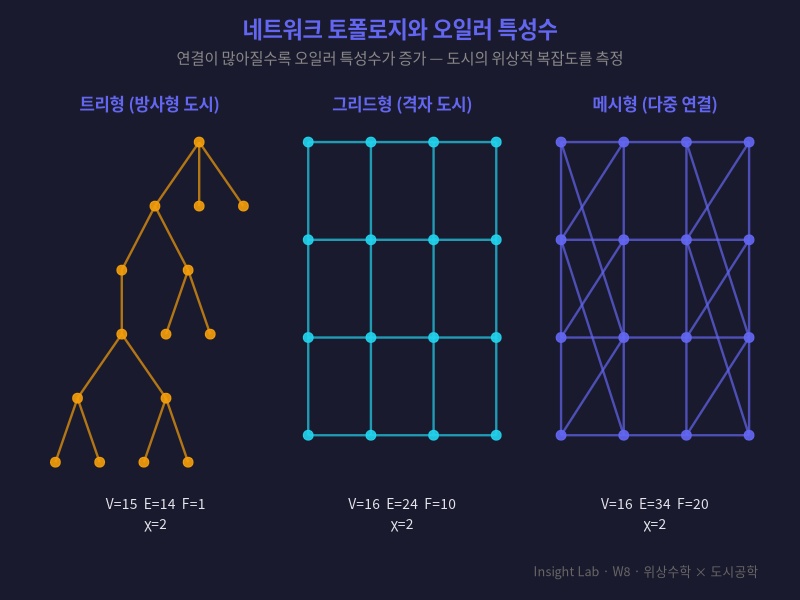
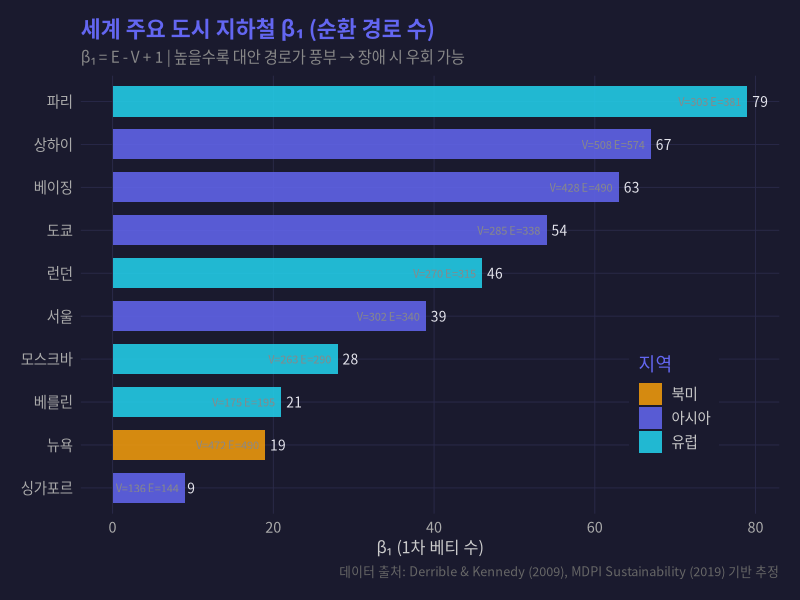
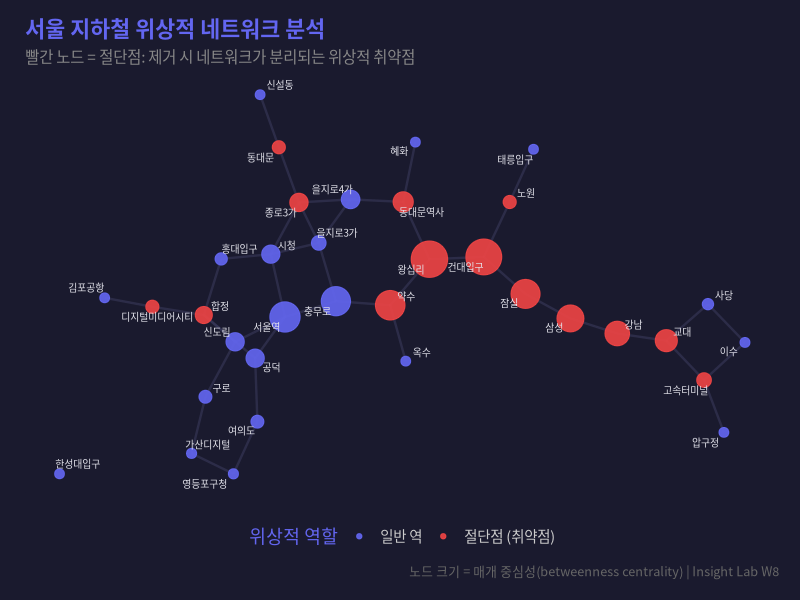
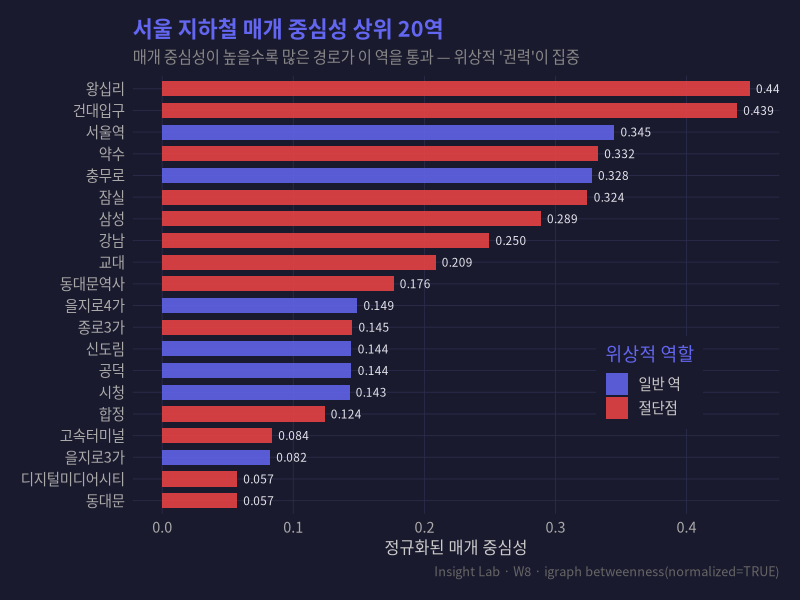
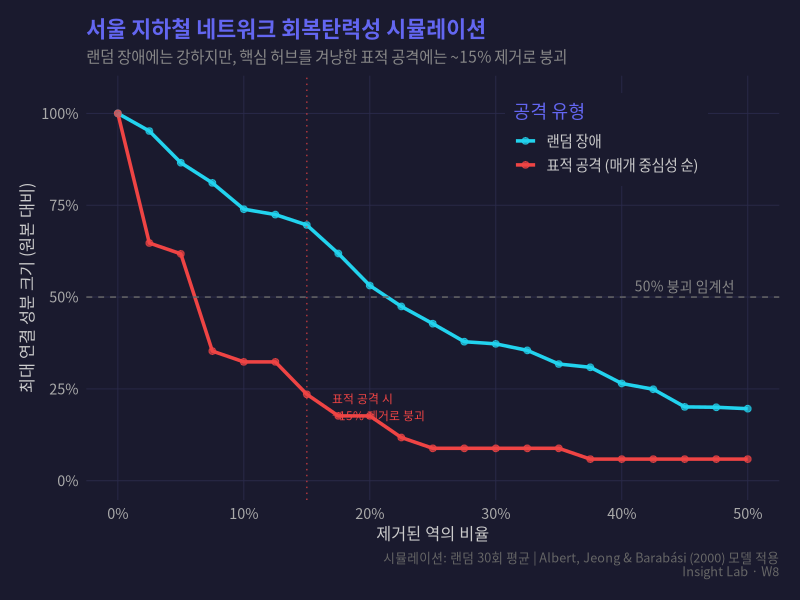
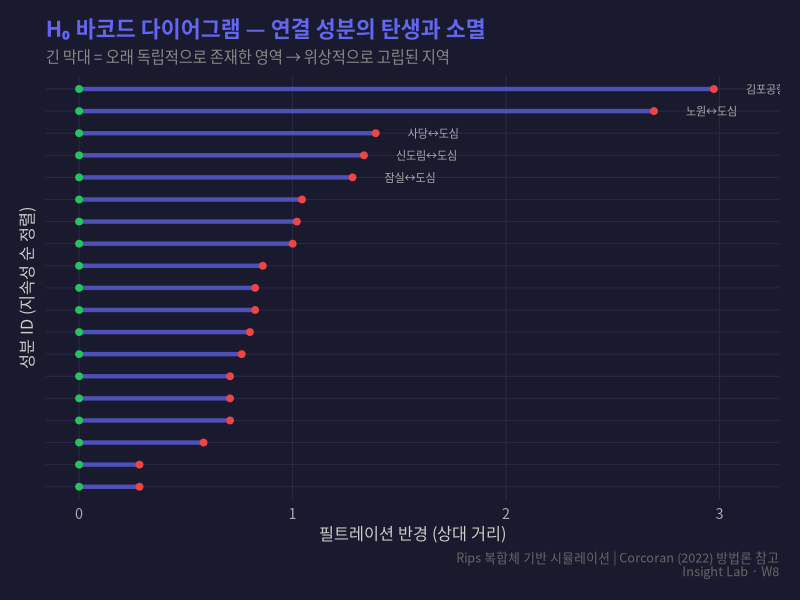
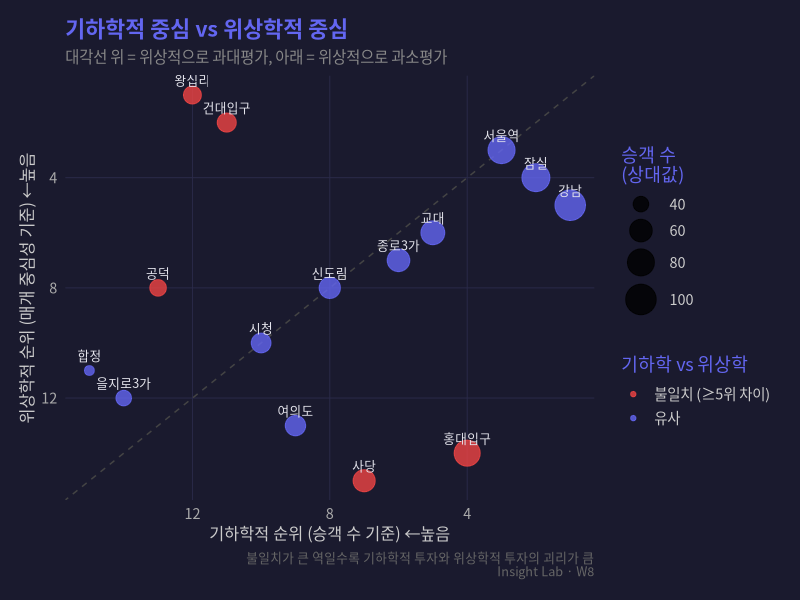
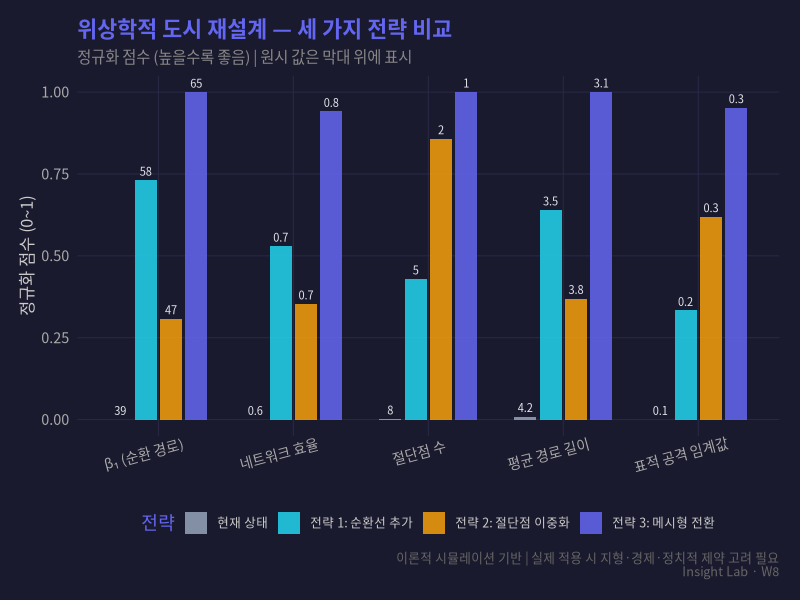

Write R code to recreate these figures, in order.
## ---- chunk 1
library(ggplot2)
library(dplyr)
library(tidyr)
library(knitr)
library(kableExtra)
library(igraph)
library(ggraph)
library(tibble)
library(scales)
library(purrr)

kfont <- "Noto Sans CJK KR"

theme_insight <- function(base_size = 13) {
  theme_minimal(base_size = base_size) +
    theme(
      plot.background = element_rect(fill = "#1a1a2e", color = NA),
      panel.background = element_rect(fill = "#1a1a2e", color = NA),
      panel.grid.major = element_line(color = "#2a2a4a", linewidth = 0.3),
      panel.grid.minor = element_blank(),
      text = element_text(family = kfont, color = "#e4e4ec"),
      axis.text = element_text(color = "#aaaaaa"),
      axis.title = element_text(color = "#cccccc", size = rel(0.9)),
      plot.title = element_text(color = "#6366f1", face = "bold", size = rel(1.2)),
      plot.subtitle = element_text(color = "#888888", size = rel(0.85)),
      plot.caption = element_text(color = "#666666", size = rel(0.7)),
      legend.background = element_rect(fill = "#1a1a2e", color = NA),
      legend.text = element_text(color = "#cccccc"),
      legend.title = element_text(color = "#6366f1"),
      strip.text = element_text(color = "#6366f1", face = "bold"),
      plot.margin = margin(15, 15, 15, 15)
    )
}

# Insight Lab 색상 팔레트
il_purple <- "#6366f1"
il_cyan   <- "#22d3ee"
il_green  <- "#22c55e"
il_amber  <- "#f59e0b"
il_red    <- "#ef4444"
il_pink   <- "#ec4899"
il_slate  <- "#94a3b8"
## ---- chunk 2
#| label: fig-euler-concept
#| fig-cap: "오일러 특성수의 도시 해석 — 트리형 vs 그리드형 vs 메시형 네트워크"
#| lightbox: true
#| fig-width: 10
#| fig-height: 5

set.seed(42)

# 세 가지 네트워크 유형
# 1) 트리형 (tree)
tree_g <- make_tree(15, children = 2, mode = "undirected")
# 2) 그리드형 (lattice)
grid_g <- make_lattice(dimvector = c(4, 4), circular = FALSE)
# 3) 메시형 (mesh - 추가 연결)
mesh_g <- make_lattice(dimvector = c(4, 4), circular = FALSE)
mesh_g <- add_edges(mesh_g, c(1,6, 3,8, 5,10, 7,12, 9,14, 11,16, 2,9, 4,11, 6,13, 8,15))

calc_euler <- function(g) {
  v <- vcount(g)
  e <- ecount(g)
  # F = E - V + 2 (평면 그래프에서, 외부 면 포함)
  f <- e - v + 2
  list(V = v, E = e, F = f, chi = v - e + f)
}

euler_tree <- calc_euler(tree_g)
euler_grid <- calc_euler(grid_g)
euler_mesh <- calc_euler(mesh_g)

# 그래프 시각화
layout_tree <- layout_as_tree(tree_g)
layout_grid <- layout_on_grid(grid_g, width = 4)
layout_mesh <- layout_on_grid(mesh_g, width = 4)

plot_network <- function(g, lay, title_text, euler_info, col) {
  df_edges <- igraph::as_data_frame(g, what = "edges")
  coords <- as.data.frame(lay)
  names(coords) <- c("x", "y")
  coords$id <- 1:nrow(coords)

  edge_df <- data.frame(
    x = coords$x[df_edges$from],
    y = coords$y[df_edges$from],
    xend = coords$x[df_edges$to],
    yend = coords$y[df_edges$to]
  )

  label_text <- sprintf("V=%d  E=%d  F=%d\n\u03c7=%d",
                        euler_info$V, euler_info$E, euler_info$F, euler_info$chi)

  ggplot() +
    geom_segment(data = edge_df, aes(x = x, y = y, xend = xend, yend = yend),
                 color = col, linewidth = 0.8, alpha = 0.7) +
    geom_point(data = coords, aes(x = x, y = y),
               color = col, size = 3, alpha = 0.9) +
    annotate("text", x = mean(coords$x), y = min(coords$y) - 0.8,
             label = label_text, color = "#e4e4ec", size = 3.5,
             family = kfont, lineheight = 1.2) +
    labs(title = title_text) +
    theme_insight() +
    theme(axis.text = element_blank(), axis.title = element_blank(),
          panel.grid.major = element_blank(),
          plot.title = element_text(hjust = 0.5, size = 12))
}

p1 <- plot_network(tree_g, layout_tree, "트리형 (방사형 도시)", euler_tree, il_amber)
p2 <- plot_network(grid_g, layout_grid, "그리드형 (격자 도시)", euler_grid, il_cyan)
p3 <- plot_network(mesh_g, layout_mesh, "메시형 (다중 연결)", euler_mesh, il_purple)

library(patchwork)
p1 + p2 + p3 +
  plot_annotation(
    title = "네트워크 토폴로지와 오일러 특성수",
    subtitle = "연결이 많아질수록 오일러 특성수가 증가 — 도시의 위상적 복잡도를 측정",
    caption = "Insight Lab · W8 · 위상수학 × 도시공학",
    theme = theme_insight() + theme(
      plot.title = element_text(size = 16, hjust = 0.5),
      plot.subtitle = element_text(size = 11, hjust = 0.5)
    )
  )
## ---- chunk 3
#| label: fig-betti-cities
#| fig-cap: "세계 주요 도시 지하철 네트워크의 베티 수 비교 — 순환 경로가 많을수록 회복탄력성이 높다"
#| lightbox: true
#| fig-width: 10
#| fig-height: 6

# 세계 주요 도시 지하철 네트워크 데이터 (Derrible & Kennedy, 2009 참고)
# 실제 논문 기반 추정치
metro_data <- tibble(
  city = c("서울", "도쿄", "런던", "뉴욕", "파리", "베이징", "모스크바", "상하이", "베를린", "싱가포르"),
  nodes = c(302, 285, 270, 472, 303, 428, 263, 508, 175, 136),
  edges = c(340, 338, 315, 490, 381, 490, 290, 574, 195, 144),
  lines = c(9, 13, 11, 26, 16, 24, 15, 19, 10, 6),
  beta0 = rep(1, 10),  # 모두 연결
  beta1 = c(39, 54, 46, 19, 79, 63, 28, 67, 21, 9),
  avg_degree = round(c(340, 338, 315, 490, 381, 490, 290, 574, 195, 144) * 2 /
                     c(302, 285, 270, 472, 303, 428, 263, 508, 175, 136), 2),
  region = c("아시아", "아시아", "유럽", "북미", "유럽", "아시아", "유럽", "아시아", "유럽", "아시아")
)

# beta1 계산: E - V + 1 (연결 그래프에서)
metro_data <- metro_data %>%
  mutate(beta1_calc = edges - nodes + 1,
         resilience = beta1_calc / nodes)

ggplot(metro_data, aes(x = reorder(city, beta1_calc), y = beta1_calc)) +
  geom_col(aes(fill = region), width = 0.7, alpha = 0.85) +
  geom_text(aes(label = beta1_calc), hjust = -0.3, color = "#e4e4ec",
            size = 3.5, family = kfont) +
  geom_text(aes(label = paste0("V=", nodes, " E=", edges)),
            hjust = 1.1, color = "#888888", size = 2.8, family = kfont) +
  scale_fill_manual(values = c("아시아" = il_purple, "유럽" = il_cyan, "북미" = il_amber),
                    name = "지역") +
  coord_flip() +
  labs(
    title = "세계 주요 도시 지하철 β₁ (순환 경로 수)",
    subtitle = "β₁ = E - V + 1 | 높을수록 대안 경로가 풍부 → 장애 시 우회 가능",
    x = NULL, y = "β₁ (1차 베티 수)",
    caption = "데이터 출처: Derrible & Kennedy (2009), MDPI Sustainability (2019) 기반 추정"
  ) +
  theme_insight() +
  theme(legend.position = c(0.85, 0.25))
## ---- chunk 4
#| label: fig-seoul-metro-graph
#| fig-cap: "서울 지하철 핵심 네트워크 — 절단점(빨간색)이 네트워크 분리를 유발하는 위상적 취약점"
#| lightbox: true
#| fig-width: 10
#| fig-height: 8

# 서울 지하철 간소화 네트워크 (주요 환승역 + 핵심 구간)
stations <- c(
  "서울역", "시청", "종로3가", "동대문", "신설동",     # 1호선 핵심
  "을지로3가", "을지로4가",                             # 2호선 내부
  "교대", "강남", "삼성", "잠실", "건대입구", "왕십리", "신도림",  # 2호선 순환
  "충무로", "약수", "옥수", "압구정", "고속터미널",      # 3호선
  "동대문역사", "혜화", "한성대입구",                    # 4호선
  "사당", "이수",                                        # 4호선 남부
  "여의도", "공덕",                                      # 5호선
  "합정", "홍대입구", "디지털미디어시티",                 # 6호선
  "노원", "태릉입구",                                    # 6-7호선
  "김포공항", "영등포구청",                               # 환승 거점
  "가산디지털", "구로"                                    # 1호선 분기점
)

# 엣지 리스트 (실제 노선 연결 기반)
edges_list <- list(
  c("서울역", "시청"), c("시청", "종로3가"), c("종로3가", "동대문"),
  c("동대문", "신설동"), c("서울역", "신도림"), c("신도림", "구로"),
  c("구로", "가산디지털"),
  # 2호선 순환 (주요 구간)
  c("시청", "을지로3가"), c("을지로3가", "을지로4가"),
  c("을지로4가", "동대문역사"), c("동대문역사", "왕십리"),
  c("왕십리", "건대입구"), c("건대입구", "잠실"),
  c("잠실", "삼성"), c("삼성", "강남"), c("강남", "교대"),
  c("교대", "사당"), c("신도림", "합정"),
  c("합정", "홍대입구"), c("홍대입구", "시청"),
  # 3호선
  c("종로3가", "을지로3가"), c("충무로", "약수"), c("약수", "옥수"),
  c("교대", "고속터미널"), c("고속터미널", "압구정"),
  c("충무로", "을지로3가"),
  # 4호선
  c("서울역", "충무로"), c("동대문역사", "혜화"),
  c("사당", "이수"),
  # 5호선
  c("종로3가", "을지로4가"), c("공덕", "여의도"),
  c("왕십리", "약수"), c("공덕", "서울역"),
  # 6호선
  c("합정", "공덕"), c("디지털미디어시티", "합정"),
  c("태릉입구", "노원"),
  # 7호선
  c("이수", "고속터미널"), c("건대입구", "노원"),
  c("가산디지털", "영등포구청"), c("영등포구청", "여의도"),
  c("김포공항", "디지털미디어시티")
)

# 그래프 생성
edges_df <- do.call(rbind, lapply(edges_list, function(e) data.frame(from = e[1], to = e[2])))
g <- graph_from_data_frame(edges_df, directed = FALSE, vertices = data.frame(name = stations))

# 절단점 계산
art_points <- articulation_points(g)
art_names <- V(g)$name[art_points]

# 매개 중심성 계산
betw <- betweenness(g, normalized = TRUE)

# 노드 속성
V(g)$is_cut <- V(g)$name %in% art_names
V(g)$betweenness <- betw
V(g)$node_color <- ifelse(V(g)$is_cut, il_red, il_purple)
V(g)$node_size <- rescale(betw, to = c(3, 12))

# ggraph 시각화
set.seed(123)
ggraph(g, layout = "stress") +
  geom_edge_link(color = "#3a3a5a", width = 0.8, alpha = 0.6) +
  geom_node_point(aes(size = node_size, color = is_cut), alpha = 0.9) +
  geom_node_text(aes(label = name), size = 2.5, color = "#e4e4ec",
                 family = kfont, repel = TRUE, max.overlaps = 20) +
  scale_color_manual(values = c("FALSE" = il_purple, "TRUE" = il_red),
                     labels = c("일반 역", "절단점 (취약점)"),
                     name = "위상적 역할") +
  scale_size_identity() +
  labs(
    title = "서울 지하철 위상적 네트워크 분석",
    subtitle = "빨간 노드 = 절단점: 제거 시 네트워크가 분리되는 위상적 취약점",
    caption = "노드 크기 = 매개 중심성(betweenness centrality) | Insight Lab W8"
  ) +
  theme_insight() +
  theme(
    axis.text = element_blank(),
    axis.title = element_blank(),
    panel.grid.major = element_blank(),
    legend.position = "bottom"
  )
## ---- chunk 5
#| label: fig-betweenness
#| fig-cap: "서울 지하철 주요 역의 매개 중심성 — 위상적 권력 지도"
#| lightbox: true
#| fig-width: 10
#| fig-height: 6

betw_df <- tibble(
  station = V(g)$name,
  betweenness = betw,
  is_cut = V(g)$name %in% art_names,
  degree = degree(g)
) %>%
  arrange(desc(betweenness)) %>%
  head(20)

ggplot(betw_df, aes(x = reorder(station, betweenness), y = betweenness)) +
  geom_col(aes(fill = is_cut), width = 0.7, alpha = 0.85) +
  geom_text(aes(label = sprintf("%.3f", betweenness)),
            hjust = -0.2, color = "#e4e4ec", size = 3, family = kfont) +
  scale_fill_manual(values = c("FALSE" = il_purple, "TRUE" = il_red),
                    labels = c("일반 역", "절단점"),
                    name = "위상적 역할") +
  coord_flip() +
  labs(
    title = "서울 지하철 매개 중심성 상위 20역",
    subtitle = "매개 중심성이 높을수록 많은 경로가 이 역을 통과 — 위상적 '권력'이 집중",
    x = NULL, y = "정규화된 매개 중심성",
    caption = "Insight Lab · W8 · igraph betweenness(normalized=TRUE)"
  ) +
  theme_insight() +
  theme(legend.position = c(0.8, 0.3))
## ---- chunk 6
#| label: fig-resilience-simulation
#| fig-cap: "네트워크 회복탄력성 시뮬레이션 — 랜덤 장애 vs 매개 중심성 기반 표적 공격"
#| lightbox: true
#| fig-width: 10
#| fig-height: 7

set.seed(42)
n_sims <- 30  # 시뮬레이션 반복 수

# 원본 그래프에서 최대 연결 성분 크기
original_size <- max(components(g)$csize)

# 랜덤 제거 시뮬레이션
random_removal <- function(g, frac) {
  n_remove <- round(vcount(g) * frac)
  if (n_remove == 0) return(1.0)
  if (n_remove >= vcount(g)) return(0.0)

  remove_idx <- sample(vcount(g), n_remove)
  g_rem <- delete_vertices(g, remove_idx)
  if (vcount(g_rem) == 0) return(0.0)
  max(components(g_rem)$csize) / original_size
}

# 표적 공격 (매개 중심성 순)
targeted_removal <- function(g, frac) {
  n_remove <- round(vcount(g) * frac)
  if (n_remove == 0) return(1.0)
  if (n_remove >= vcount(g)) return(0.0)

  g_temp <- g
  for (i in 1:n_remove) {
    if (vcount(g_temp) <= 1) return(0.0)
    b <- betweenness(g_temp)
    top_node <- which.max(b)
    g_temp <- delete_vertices(g_temp, top_node)
  }
  if (vcount(g_temp) == 0) return(0.0)
  max(components(g_temp)$csize) / original_size
}

fracs <- seq(0, 0.5, by = 0.025)

# 랜덤 제거 (여러 번 평균)
random_results <- map_dbl(fracs, function(f) {
  mean(replicate(n_sims, random_removal(g, f)))
})

# 표적 공격
targeted_results <- map_dbl(fracs, function(f) {
  targeted_removal(g, f)
})

resilience_df <- tibble(
  fraction = rep(fracs, 2),
  giant_component = c(random_results, targeted_results),
  attack = rep(c("랜덤 장애", "표적 공격 (매개 중심성 순)"), each = length(fracs))
)

ggplot(resilience_df, aes(x = fraction, y = giant_component, color = attack)) +
  geom_line(linewidth = 1.2) +
  geom_point(size = 2, alpha = 0.7) +
  geom_hline(yintercept = 0.5, linetype = "dashed", color = "#666666", linewidth = 0.5) +
  annotate("text", x = 0.45, y = 0.53, label = "50% 붕괴 임계선",
           color = "#888888", size = 3.5, family = kfont) +
  geom_vline(xintercept = 0.15, linetype = "dotted", color = il_red, linewidth = 0.5, alpha = 0.7) +
  annotate("text", x = 0.17, y = 0.2, label = "표적 공격 시\n~15% 제거로 붕괴",
           color = il_red, size = 3, family = kfont, hjust = 0) +
  scale_color_manual(values = c("랜덤 장애" = il_cyan, "표적 공격 (매개 중심성 순)" = il_red)) +
  scale_x_continuous(labels = percent_format(), breaks = seq(0, 0.5, 0.1)) +
  scale_y_continuous(labels = percent_format(), limits = c(0, 1.05)) +
  labs(
    title = "서울 지하철 네트워크 회복탄력성 시뮬레이션",
    subtitle = "랜덤 장애에는 강하지만, 핵심 허브를 겨냥한 표적 공격에는 ~15% 제거로 붕괴",
    x = "제거된 역의 비율",
    y = "최대 연결 성분 크기 (원본 대비)",
    color = "공격 유형",
    caption = "시뮬레이션: 랜덤 30회 평균 | Albert, Jeong & Barabási (2000) 모델 적용\nInsight Lab · W8"
  ) +
  theme_insight() +
  theme(legend.position = c(0.75, 0.85))
## ---- chunk 7
#| label: fig-persistence
#| fig-cap: "서울 지하철 역 간 거리 기반 지속적 호몰로지 시뮬레이션 — 바코드 다이어그램"
#| lightbox: true
#| fig-width: 10
#| fig-height: 6

# 역 좌표 (서울 주요 역 위경도 근사값 → 평면 투영)
station_coords <- tibble(
  name = c("서울역","시청","종로3가","동대문","강남","삼성","잠실",
           "건대입구","왕십리","신도림","교대","사당","홍대입구",
           "여의도","공덕","합정","노원","김포공항","이수","고속터미널"),
  x = c(0, -0.5, 0.2, 1.0, 1.5, 2.5, 3.5,
        3.0, 1.8, -2.0, 0.8, 0.3, -2.0,
        -2.5, -1.5, -2.2, 3.0, -5.0, 0.1, 0.5),
  y = c(0, 0.3, 0.8, 0.8, -2.0, -1.8, -1.0,
        -0.5, 0.2, -1.5, -1.5, -3.0, 0.5,
        -1.0, 0.0, 0.3, 3.0, 0.0, -3.2, -2.2)
)

n_pts <- nrow(station_coords)
dist_mat <- as.matrix(dist(station_coords[, c("x", "y")]))

# Rips-like persistent homology 시뮬레이션 (H0만)
# 정렬된 엣지 거리
edge_list <- expand.grid(i = 1:n_pts, j = 1:n_pts) %>%
  filter(i < j) %>%
  mutate(dist = map2_dbl(i, j, ~dist_mat[.x, .y])) %>%
  arrange(dist)

# Union-Find로 H0 바코드 추적 (환경 기반)
uf_env <- new.env(parent = emptyenv())
uf_env$p <- 1:n_pts

find_root <- function(x, env) {
  while(env$p[x] != x) {
    env$p[x] <- env$p[env$p[x]]
    x <- env$p[x]
  }
  x
}

birth_death <- list()

for (k in 1:nrow(edge_list)) {
  i <- edge_list$i[k]
  j <- edge_list$j[k]
  d <- edge_list$dist[k]
  ri <- find_root(i, uf_env)
  rj <- find_root(j, uf_env)
  if (ri != rj) {
    dying <- max(ri, rj)
    living <- min(ri, rj)
    uf_env$p[dying] <- living
    birth_death[[length(birth_death) + 1]] <- c(birth = 0, death = d, component = dying)
  }
}

barcode_df <- do.call(rbind, birth_death) %>%
  as_tibble() %>%
  mutate(id = row_number(),
         persistence = death - birth) %>%
  arrange(desc(persistence))

# 가장 오래 지속되는 것 = 가장 나중에 합쳐짐 = 구조적으로 가장 분리된 영역
barcode_df$label <- ""
barcode_df$label[1:5] <- c("김포공항↔본토", "노원↔도심", "사당↔도심",
                            "신도림↔도심", "잠실↔도심")

ggplot(barcode_df, aes(y = reorder(factor(id), persistence))) +
  geom_segment(aes(x = birth, xend = death, yend = reorder(factor(id), persistence)),
               color = il_purple, linewidth = 1.5, alpha = 0.7) +
  geom_point(aes(x = death), color = il_red, size = 2) +
  geom_point(aes(x = birth), color = il_green, size = 2) +
  geom_text(data = barcode_df %>% filter(label != ""),
            aes(x = death + 0.15, label = label),
            color = "#aaaaaa", size = 2.8, hjust = 0, family = kfont) +
  labs(
    title = "H₀ 바코드 다이어그램 — 연결 성분의 탄생과 소멸",
    subtitle = "긴 막대 = 오래 독립적으로 존재한 영역 → 위상적으로 고립된 지역",
    x = "필트레이션 반경 (상대 거리)",
    y = "성분 ID (지속성 순 정렬)",
    caption = "Rips 복합체 기반 시뮬레이션 | Corcoran (2022) 방법론 참고\nInsight Lab · W8"
  ) +
  theme_insight() +
  theme(axis.text.y = element_blank())
## ---- chunk 8
#| label: tbl-comparison
#| tbl-cap: "기하학과 위상수학의 도시 해석 — 같은 도시, 전혀 다른 질문"

comparison_df <- tibble(
  차원 = c("핵심 질문", "측정 단위", "중심의 정의", "최적화 목표",
          "장애 분석", "설계 원칙", "대표 사례"),
  `기하학적 관점` = c(
    "건물이 어디에 있는가?",
    "m², km, 명/km²",
    "물리적 중심 (좌표 중심)",
    "거리 최소화, 면적 효율화",
    "물리적 파괴 면적",
    "용적률, 건폐율, 일조권",
    "뉴욕 맨해튼 격자 도시"
  ),
  `위상학적 관점` = c(
    "무엇과 어떻게 연결되는가?",
    "β₀, β₁, 절단점, 매개 중심성",
    "위상적 중심 (경로 집중)",
    "연결성 최대화, 취약점 제거",
    "네트워크 분리 확률",
    "이중 경로, 순환 구조, 허브 분산",
    "파리 메트로 다중 순환"
  )
)

kable(comparison_df, format = "html", escape = FALSE) %>%
  kable_styling(bootstrap_options = c("striped", "hover"),
                full_width = TRUE, font_size = 14) %>%
  column_spec(1, bold = TRUE, color = il_purple, width = "15%") %>%
  column_spec(2, width = "40%") %>%
  column_spec(3, width = "45%")
## ---- chunk 9
#| label: fig-gangnam-dual
#| fig-cap: "강남역의 두 얼굴 — 기하학적 중심(승객 수) vs 위상학적 중심(매개 중심성)"
#| lightbox: true
#| fig-width: 10
#| fig-height: 6

# 기하학적 중요도 (승객 수 근사) vs 위상학적 중요도 (매개 중심성)
dual_df <- tibble(
  station = c("강남", "잠실", "서울역", "홍대입구", "신도림",
              "종로3가", "시청", "왕십리", "교대", "사당",
              "여의도", "을지로3가", "합정", "공덕", "건대입구"),
  passengers = c(100, 85, 80, 75, 55, 60, 50, 45, 65, 58,
                 52, 40, 35, 42, 48),  # 상대값 (강남=100)
  betw_rank = rank(-betweenness(g)[match(
    c("강남", "잠실", "서울역", "홍대입구", "신도림",
      "종로3가", "시청", "왕십리", "교대", "사당",
      "여의도", "을지로3가", "합정", "공덕", "건대입구"),
    V(g)$name)], ties.method = "min"),
  passenger_rank = rank(-c(100, 85, 80, 75, 55, 60, 50, 45, 65, 58,
                           52, 40, 35, 42, 48), ties.method = "min")
) %>%
  mutate(gap = abs(betw_rank - passenger_rank),
         surprise = ifelse(gap >= 5, "불일치 (≥5위 차이)", "유사"))

ggplot(dual_df, aes(x = passenger_rank, y = betw_rank)) +
  geom_abline(slope = 1, intercept = 0, linetype = "dashed", color = "#444444") +
  geom_point(aes(color = surprise, size = passengers), alpha = 0.8) +
  geom_text(aes(label = station), vjust = -1, size = 3.2,
            color = "#e4e4ec", family = kfont) +
  scale_color_manual(values = c("불일치 (≥5위 차이)" = il_red, "유사" = il_purple),
                     name = "기하학 vs 위상학") +
  scale_size_continuous(range = c(3, 10), name = "승객 수\n(상대값)") +
  scale_x_reverse() + scale_y_reverse() +
  labs(
    title = "기하학적 중심 vs 위상학적 중심",
    subtitle = "대각선 위 = 위상적으로 과대평가, 아래 = 위상적으로 과소평가",
    x = "기하학적 순위 (승객 수 기준) ←높음",
    y = "위상학적 순위 (매개 중심성 기준) ←높음",
    caption = "불일치가 큰 역일수록 기하학적 투자와 위상학적 투자의 괴리가 큼\nInsight Lab · W8"
  ) +
  theme_insight() +
  theme(legend.position = "right")
## ---- chunk 10
#| label: fig-prescription
#| fig-cap: "위상학적 도시 설계 처방전 — 세 가지 전략의 효과 시뮬레이션"
#| lightbox: true
#| fig-width: 10
#| fig-height: 7

# 전략별 효과 시뮬레이션
strategies <- tibble(
  strategy = factor(c(
    rep("현재 상태", 5),
    rep("전략 1: 순환선 추가", 5),
    rep("전략 2: 절단점 이중화", 5),
    rep("전략 3: 메시형 전환", 5)
  ), levels = c("현재 상태", "전략 1: 순환선 추가",
                "전략 2: 절단점 이중화", "전략 3: 메시형 전환")),
  metric = rep(c("β₁ (순환 경로)", "평균 경로 길이", "절단점 수",
                 "표적 공격 임계값", "네트워크 효율"), 4),
  value = c(
    # 현재 상태
    39, 4.2, 8, 0.15, 0.62,
    # 전략 1: 외곽 순환선 (GTX 순환 같은)
    58, 3.5, 5, 0.22, 0.71,
    # 전략 2: 절단점에 대안 경로 추가
    47, 3.8, 2, 0.28, 0.68,
    # 전략 3: 그리드형 보조 노선
    65, 3.1, 1, 0.35, 0.78
  ),
  improvement = c(
    rep(0, 5),
    (c(58,3.5,5,0.22,0.71) - c(39,4.2,8,0.15,0.62)) / c(39,4.2,8,0.15,0.62) * 100,
    (c(47,3.8,2,0.28,0.68) - c(39,4.2,8,0.15,0.62)) / c(39,4.2,8,0.15,0.62) * 100,
    (c(65,3.1,1,0.35,0.78) - c(39,4.2,8,0.15,0.62)) / c(39,4.2,8,0.15,0.62) * 100
  )
)

# 정규화 (메트릭별로 0~1)
strategies_norm <- strategies %>%
  group_by(metric) %>%
  mutate(norm_value = (value - min(value)) / (max(value) - min(value) + 0.01)) %>%
  ungroup() %>%
  # 경로 길이와 절단점은 낮을수록 좋으므로 반전
  mutate(norm_value = ifelse(metric %in% c("평균 경로 길이", "절단점 수"),
                              1 - norm_value, norm_value))

ggplot(strategies_norm, aes(x = metric, y = norm_value, fill = strategy)) +
  geom_col(position = position_dodge(width = 0.75), width = 0.65, alpha = 0.85) +
  geom_text(aes(label = round(value, 1)),
            position = position_dodge(width = 0.75), vjust = -0.5,
            color = "#e4e4ec", size = 2.8, family = kfont) +
  scale_fill_manual(values = c("현재 상태" = il_slate,
                                "전략 1: 순환선 추가" = il_cyan,
                                "전략 2: 절단점 이중화" = il_amber,
                                "전략 3: 메시형 전환" = il_purple)) +
  labs(
    title = "위상학적 도시 재설계 — 세 가지 전략 비교",
    subtitle = "정규화 점수 (높을수록 좋음) | 원시 값은 막대 위에 표시",
    x = NULL, y = "정규화 점수 (0~1)",
    fill = "전략",
    caption = "이론적 시뮬레이션 기반 | 실제 적용 시 지형·경제·정치적 제약 고려 필요\nInsight Lab · W8"
  ) +
  theme_insight() +
  theme(axis.text.x = element_text(angle = 15, hjust = 0.7, size = 10),
        legend.position = "bottom",
        legend.text = element_text(size = 9))
## ---- chunk 11
#| label: tbl-references
#| tbl-cap: "핵심 학술 참고문헌"

refs <- tibble(
  `#` = 1:8,
  저자 = c(
    "Derrible & Kennedy",
    "Kozhabek & Chai",
    "Kim et al.",
    "Albert, Jeong & Barabási",
    "Corcoran",
    "Jang & Boeing",
    "Jiang & Claramunt",
    "서울대 공간분석연구실"
  ),
  연도 = c(2009, 2025, 2019, 2000, 2022, 2020, 2004, 2018),
  제목 = c(
    "Network Analysis of World Subway Systems Using Updated Graph Theory",
    "Multi-scale Network-based Topological Analysis of Urban Road Networks",
    "Exploring Topological Characteristics of Complex Public Transportation Networks: Seoul",
    "Error and Attack Tolerance of Complex Networks",
    "A Persistent Homology Model of Street Network Connectivity",
    "Capturing the Signature of Topological Evolution from Snapshots of Road Networks",
    "Topological Analysis of Urban Street Networks",
    "도시 공간분석을 위한 사회·물리적 공간 네트워크 모형 개발"
  ),
  출처 = c(
    "Transportation Research Record",
    "EPB: Urban Analytics and City Science",
    "MDPI Sustainability",
    "Nature",
    "Transactions in GIS",
    "Complexity (Wiley)",
    "Environment and Planning B",
    "서울대학교 학위논문"
  )
)

kable(refs, format = "html", escape = FALSE) %>%
  kable_styling(bootstrap_options = c("striped", "hover"),
                full_width = TRUE, font_size = 12) %>%
  column_spec(1, width = "5%", bold = TRUE) %>%
  column_spec(2, width = "18%", color = il_purple) %>%
  column_spec(3, width = "7%") %>%
  column_spec(4, width = "45%") %>%
  column_spec(5, width = "25%")
